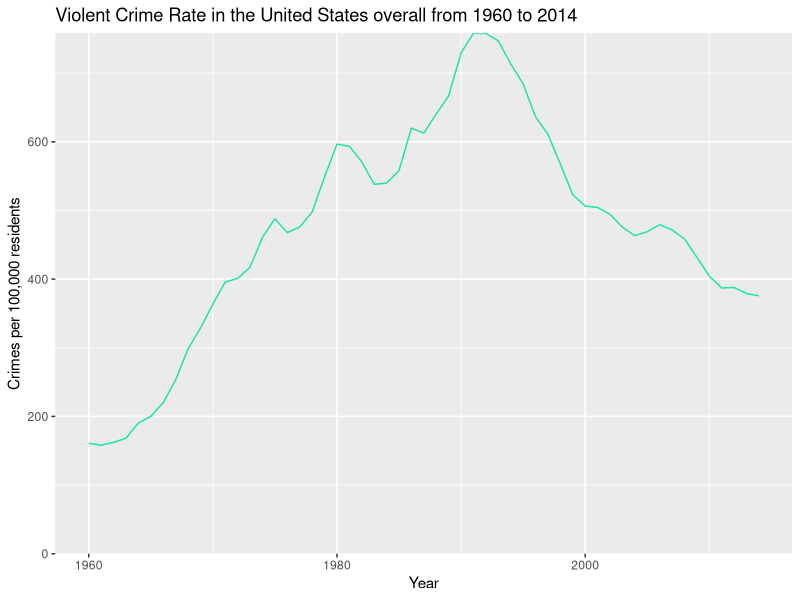
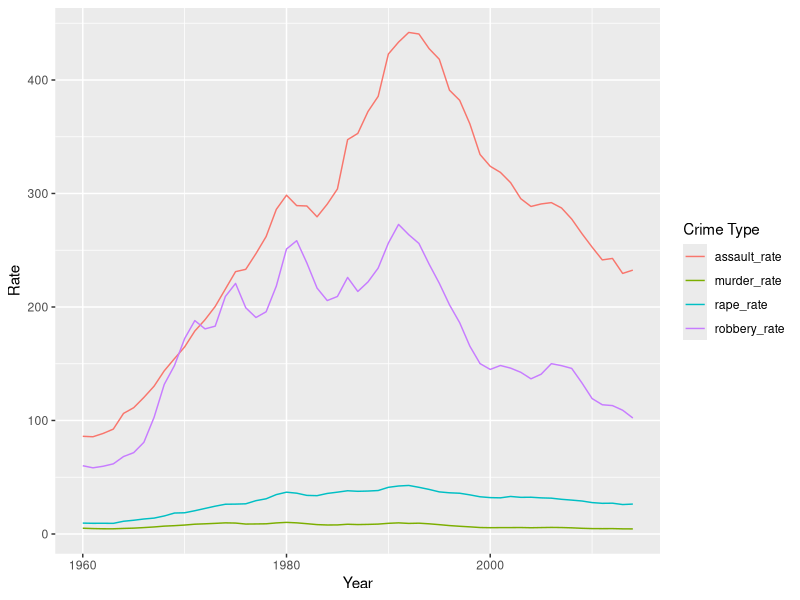
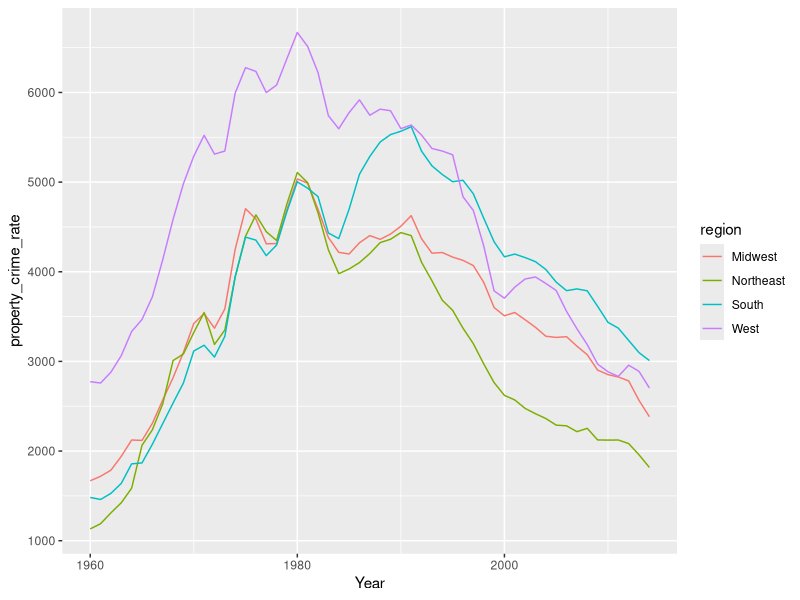
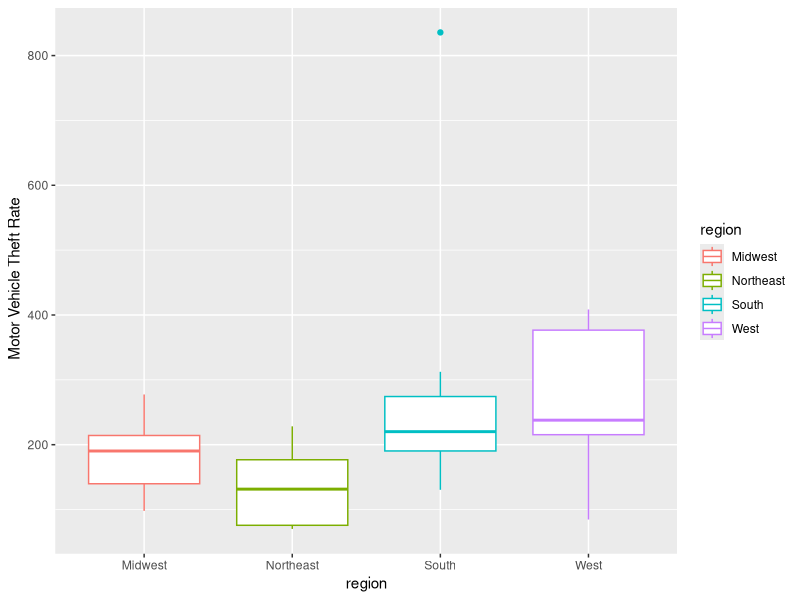
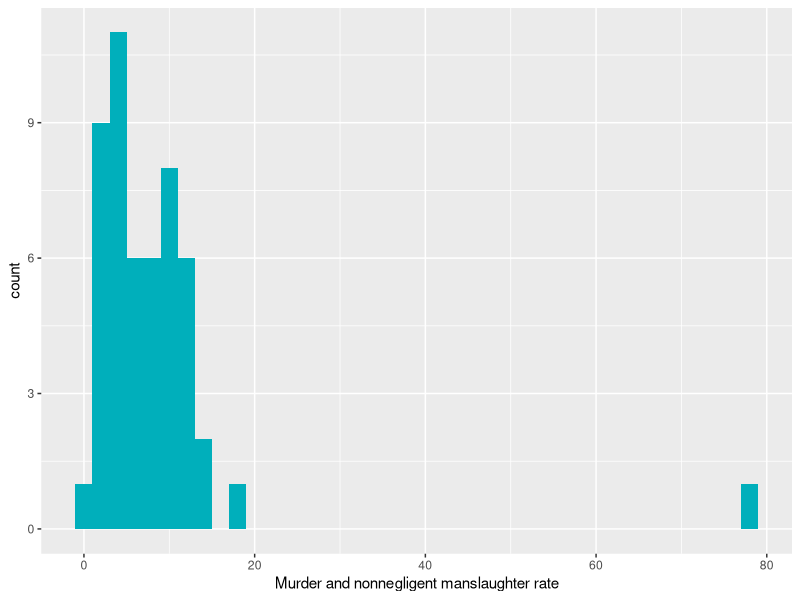
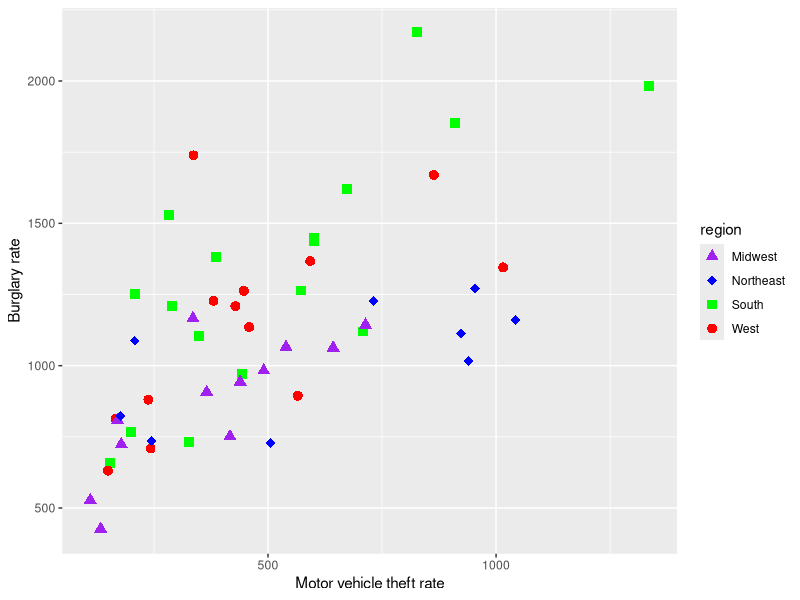
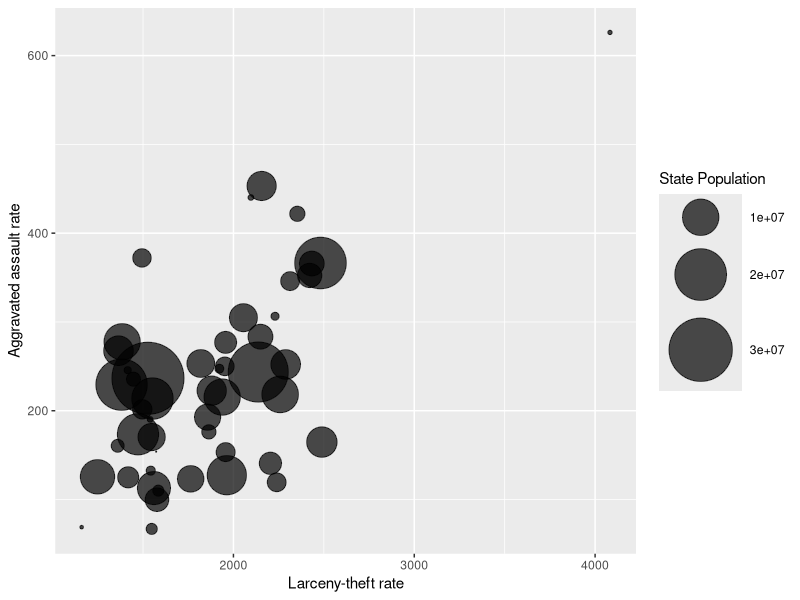

These figures' R source, in order:
## ---- chunk 1
knitr::opts_chunk$set(echo = TRUE)
library(ggplot2)
library(tidyverse)
## ---- chunk 2
crime <- read_csv("CrimeStatebyState.csv")
names(crime)
## ---- chunk 3
us_data <- filter(crime, State == "United States-Total")

ggplot(us_data, aes(x=Year, y=`Violent Crime rate`)) +
  geom_line(color="#1ce3a8")+
  labs(title = "Violent Crime in the US", y= "Crimes per 100,000 residents") +
  scale_y_continuous(limits=c(0,max(us_data$`Violent Crime rate`)),expand=c(0,0)) +
  labs(title = "Violent Crime Rate in the United States overall from 1960 to 2014")
  theme_classic()

## ---- chunk 4
national_rates <- summarize(group_by(us_data,Year),
                            violent_rate = sum(`Violent crime total`)/sum(Population)*100000,
                            murder_rate = sum(`Murder and nonnegligent Manslaughter`)/sum(Population)*100000,
                            rape_rate = sum(`Legacy rape /1`)/sum(Population)*100000,
                            assault_rate = sum(`Aggravated assault`)/sum(Population)*100000,
                            robbery_rate = sum(`Robbery`)/sum(Population)*100000)

national_rates_gathered <- gather(national_rates, key="Crime Type", value="Rate",-c(Year))

?filter

filtered_national_rates_gathered <- filter(national_rates_gathered, `Crime Type` != "violent_rate")

ggplot(filtered_national_rates_gathered, aes(x=Year, y=Rate, color=`Crime Type`))+geom_line()

## ---- chunk 5

state_crime <- filter(crime,State != "United States-Total")

northeast_states<- c("Connecticut", "Maine", "Massachusetts", "New Hampshire", "Rhode Island", "Vermont", "New Jersey", "New York", "Pennsylvania")
midwest_states <- c("Illinois", "Indiana", "Michigan", "Ohio", "Wisconsin", "Iowa", "Kansas", "Minnesota", "Missouri", "Nebraska", "North Dakota", "South Dakota")
south_states <- c("Delaware", "Florida", "Georgia", "Maryland", "North Carolina", "South Carolina", "Virginia", "District of Columbia", "West Virginia", "Alabama", "Kentucky", "Mississippi", "Tennessee", "Arkansas", "Louisiana", "Oklahoma", "Texas")
west_states <- c("Arizona", "Colorado", "Idaho", "Montana", "Nevada", "New Mexico", "Utah", "Wyoming", "Alaska", "California", "Hawaii", "Oregon", "Washington")

state_crime <- mutate(state_crime, region=ifelse(State %in% northeast_states, "Northeast",
                                                 ifelse(State %in% midwest_states, "Midwest",
                                                        ifelse(State %in% south_states, "South",
                                                               ifelse(State %in% west_states, "West","NA")))))

regional_rates <- summarize(group_by(state_crime, region,Year),
                            violent_rate = sum(`Violent crime total`)/sum(Population)*100000,
                            murder_rate = sum(`Murder and nonnegligent Manslaughter`)/sum(Population)*100000,
                            rape_rate = sum(`Legacy rape /1`)/sum(Population)*100000,
                            assault_rate = sum(`Aggravated assault`)/sum(Population)*100000,
                            robbery_rate = sum(`Robbery`)/sum(Population)*100000,
                            property_crime_rate = sum(`Property crime total`)/sum(Population)*100000,
                            motor_theft_rate = sum(`Motor vehicle theft`)/sum(Population)*100000)

ggplot(regional_rates, aes(x=Year,y=property_crime_rate))+
  geom_line(aes(group=region,color=region))

## ---- chunk 6


state_crime_2010 <- filter(state_crime, Year==2010)
state_rates_2010 <- state_crime_2010

state_rates_2010$motor_theft_rate <- (state_rates_2010$`Motor vehicle theft`/(state_rates_2010$Population)*100000)


ggplot(state_rates_2010)+
  geom_boxplot(aes(x=region, y=motor_theft_rate, color = region))+
  labs(y=" Motor Vehicle Theft Rate")


## ---- chunk 7

state_crime_1990 <- filter(state_crime, Year==1990)

state_crime_1990

ggplot(state_crime_1990,aes(x=`Murder and nonnegligent manslaughter rate`))+
  geom_histogram(binwidth=2, fill ="#00AFBB")

## ---- chunk 8

state_crime_1990 <- filter(state_crime, Year==1990)

ggplot(state_crime_1990, aes(x=`Motor vehicle theft rate`,y=`Burglary rate`)) +
  geom_point(aes(x=`Motor vehicle theft rate`,y=`Burglary rate`,shape = region, color = region),size=3)+
  scale_shape_manual(values=c("West"=16,"South"=15,
                              "Northeast"=18,"Midwest"=17))+
  scale_color_manual(values=c("West"="red","South"="green",
             "Northeast"="blue","Midwest"="purple"))
## ---- chunk 9
state_crime_2014 <- filter(state_crime, Year==2014)

ggplot(state_crime_2014, aes(x=`Larceny-theft rate`, y=`Aggravated assault rate`, size = Population)) +
  geom_point(alpha=0.7 ) +
  scale_size(range = c(.1, 24), name = "State Population" ) 

